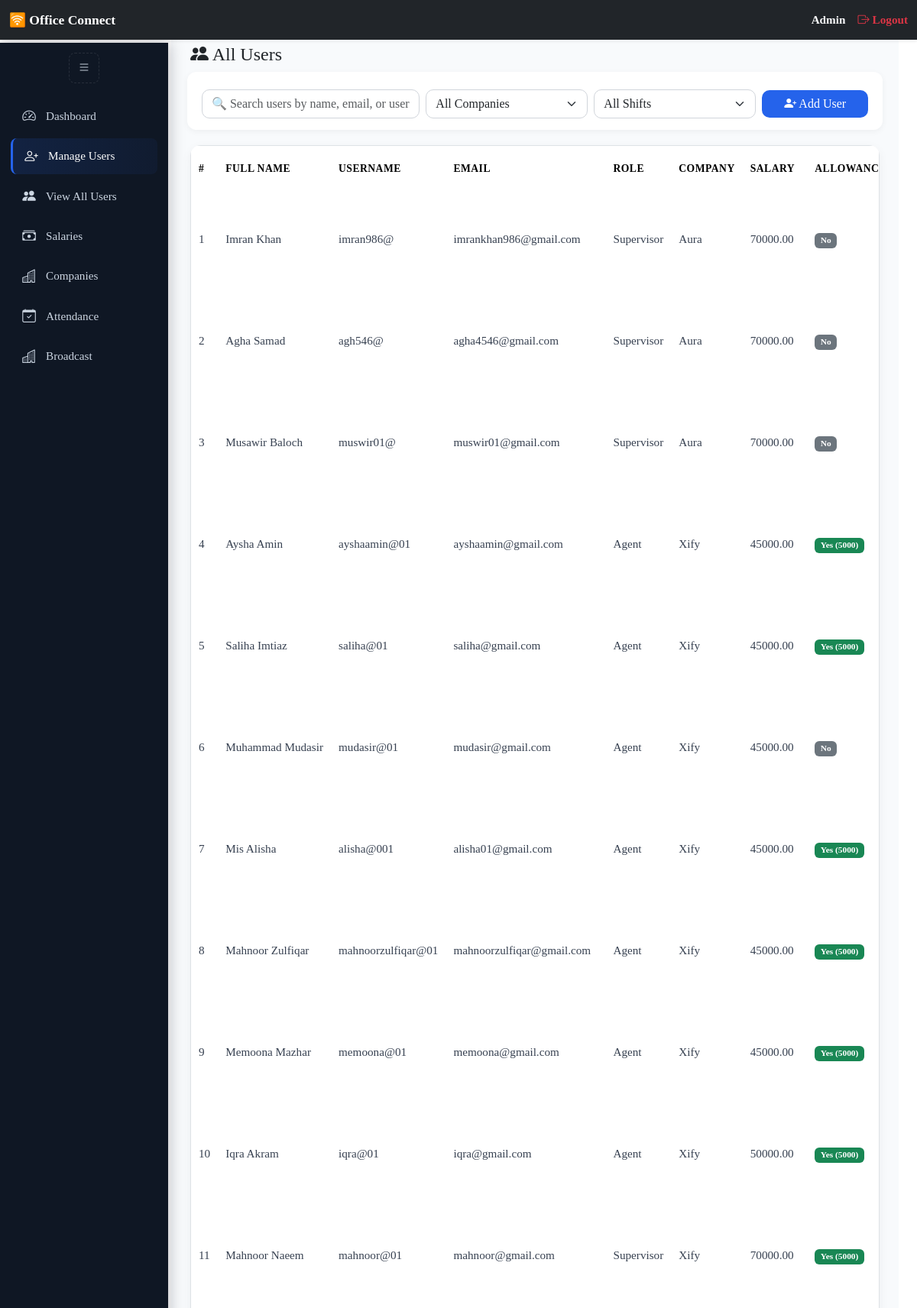
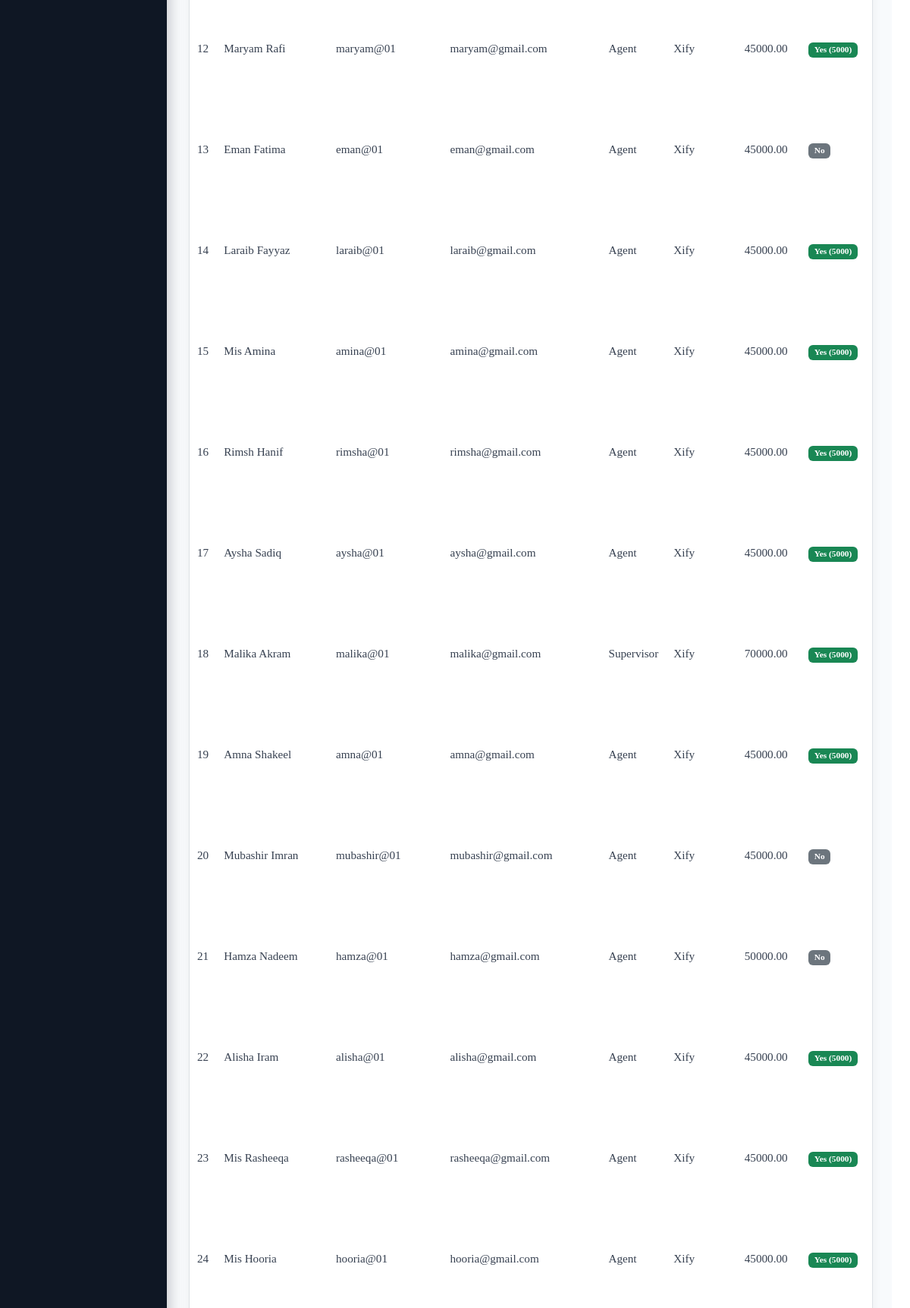
Page /admin/manage-users (signed in, upper part) on the committed database (2 pictures, top to bottom).
### app/models.py (models this page shows, shortened)
class User(db.Model, UserMixin):
    __tablename__ = 'users'
    id = db.Column(db.Integer, primary_key=True)
    first_name = db.Column(db.String(50), nullable=True)
    last_name = db.Column(db.String(50), nullable=True)
    username = db.Column(db.String(64), unique=True, nullable=False)
    email = db.Column(db.String(120), unique=True)
    password_hash = db.Column(db.String(128), nullable=False)
    shift = db.Column(db.String(20), nullable=True)
    role = db.Column(db.String(20), nullable=False, default='agent')
    cnic = db.Column(db.String(20), nullable=True)
    company_id = db.Column(db.Integer, db.ForeignKey('companies.id'))
    company = db.relationship('Company', back_populates='users')
    salary = db.Column(db.Float, nullable=True, default=0.0)
    is_active_db = db.Column(db.Boolean, default=True)
    created_at = db.Column(db.DateTime, default=datetime.utcnow)
    travel_allowance_eligible = db.Column(db.Boolean, default=False)
    travel_allowance_amount = db.Column(db.Integer, nullable=True)
    father_name = db.Column(db.String(100), nullable=True)
    current_address = db.Column(db.String(255), nullable=True)
    permanent_address = db.Column(db.String(255), nullable=True)
    contact_number = db.Column(db.String(20), nullable=True)
    emergency_contact = db.Column(db.String(20), nullable=True)
    whatsapp_number = db.Column(db.String(20), nullable=True)
    blood_group = db.Column(db.String(10), nullable=True)
    resume_path = db.Column(db.String(255), nullable=True)  # Path to uploaded CV
    profile_picture = db.Column(db.String(255), nullable=True)
    cnic_front = db.Column(db.String(255), nullable=True)
    cnic_back = db.Column(db.String(255), nullable=True)
    guardian_cnic_front = db.Column(db.String(255), nullable=True)
    guardian_cnic_back = db.Column(db.String(255), nullable=True)
    profile_locked = db.Column(db.Boolean, default=False)
    penalties = db.relationship('Penalty', backref='user', foreign_keys='Penalty.user_id', lazy=True)
    marked_penalties = db.relationship('Penalty', backref='marker', foreign_keys='Penalty.marked_by', lazy=True)
    clearances = db.relationship('Clearance', backref='user', foreign_keys='Clearance.user_id', lazy=True)
    marked_clearances = db.relationship('Clearance', backref='marker', foreign_keys='Clearance.marked_by', lazy=True)
    @property
    def is_active(self):
        if self.username.lower() == "admin":
            return True
        return self.is_active_db

class Company(db.Model):
    __tablename__ = 'companies'
    id = db.Column(db.Integer, primary_key=True)
    name = db.Column(db.String(150), unique=True, nullable=False)
    created_by = db.Column(db.String(100), nullable=False)
    created_at = db.Column(db.DateTime, default=datetime.utcnow)
    users = db.relationship('User', back_populates='company', lazy=True)

### app/routes/admin_routes.py (the view)
@admin_bp.route('/manage-users')
@login_required
def manage_users():
    if getattr(current_user, "role", None) != "admin":
        flash("Access denied: Admins only.", "danger")
        return redirect(url_for('auth.login'))
    users = User.query.options(joinedload(User.company)).order_by(User.id.desc()).all()
    companies = Company.query.order_by(Company.name.asc()).all()
    return render_template('admin/manage_users.html', users=users, companies=companies)

### app/routes/auth_routes.py (called while the page is built)
@login_manager.user_loader
def load_user(user_id):
    return User.query.get(int(user_id))

### app/templates/admin/manage_users.html (shortened to what this page needs)
{% extends "dashboard_base.html" %}
{% block dashboard_content %}
<link href="https://cdn.jsdelivr.net/npm/bootstrap@5.3.3/dist/css/bootstrap.min.css" rel="stylesheet">
    <div class="d-flex justify-content-between align-items-center mb-3">
        <h4 class="section-title mb-0"><i class="bi bi-people-fill"></i> All Users</h4>
    </div>
  <div class="filter-bar row g-2 align-items-center">
      <div class="col-12 col-md-4">
          <input type="text" id="userSearch" class="form-control" placeholder="🔍 Search users by name, email, or username">
      </div>
      <div class="col-6 col-md-3">
          <select id="companyFilter" class="form-select">
              <option value="">All Companies</option>
          </select>
      </div>
      <div class="col-6 col-md-3">
          <select id="shiftFilter" class="form-select">
              <option value="">All Shifts</option>
          </select>
      </div>
      <div class="col-12 col-md-2 text-md-end">
          <button class="btn btn-primary w-100" data-bs-toggle="modal" data-bs-target="#addUserModal">
              <i class="bi bi-person-plus-fill"></i> Add User
          </button>
      </div>
  </div>
  <div class="card">
      <div class="table-responsive">
          <table class="table align-middle">
              <thead>
                  <tr>
                      <th>#</th>
                      <th>Full Name</th>
                      <th>Username</th>
                      <th>Email</th>
                      <th>Role</th>
                      <th>Company</th>
                      <th>Salary</th>
                      <th>Allowance</th>
                  </tr>
              </thead>
              <tbody id="userTableBody">
                  {% for user in users %}
                  <tr data-company-id="{{ user.company.id if user.company else '' }}">
                      <td>{{ loop.index }}</td>
                      <td>{{ user.first_name }} {{ user.last_name }}</td>
                      <td>{{ user.username }}</td>
                      <td>{{ user.email }}</td>
                      <td>{{ user.role|capitalize }}</td>
                      <td>{{ user.company.name if user.company else '-' }}</td>
                      <td>
                          {% if user.salary is not none %}
                              {{ "%.2f"|format(user.salary) }}
                          {% else %}
                              -
                          {% endif %}
                      </td>
                      <td>
                          {% if user.travel_allowance_eligible %}
                              <span class="badge bg-success">Yes ({{ user.travel_allowance_amount or 0 }})</span>
                          {% else %}
                              <span class="badge bg-secondary">No</span>
                          {% endif %}
                      </td>
                  </tr>
                  {% else %}
                  <tr><td colspan="12" class="text-center py-3 text-muted">No users found.</td></tr>
                  {% endfor %}
              </tbody>
          </table>
      </div>
  </div>
{% endblock %}

### app/templates/partials/navbar.html (shortened to what this page needs)
<nav class="navbar navbar-dark bg-dark fixed-top shadow-sm py-2">
  <div class="container-fluid d-flex justify-content-between align-items-center">
    <div class="d-flex align-items-center">
      <a class="navbar-brand fw-semibold" href="/">🛜 Office Connect</a>
    </div>
    <div class="d-flex align-items-center flex-wrap text-end">
      <span class="text-light me-3 fw-semibold">{{ current_user.role|capitalize }}</span>
      <a class="nav-link text-danger fw-semibold d-flex align-items-center" href="{{ url_for('auth.logout') }}">
        <i class="bi bi-box-arrow-right"></i> Logout
      </a>
    </div>
  </div>
</nav>

### app/templates/base.html (style rules this page uses)
html, body { width: 100%; height: 100%; margin: 0; padding: 0; overflow-x: hidden; background-color: #f5f7fb; font-family: 'Times New Roman', Times, serif !important; color: #1f2937; line-height: 1.6; scroll-behavior: smooth; }
:root { --primary: #2563eb; --primary-dark: #1e3a8a; --accent: #16a34a; --card-bg: #ffffff; --muted: #64748b; --shadow-sm: 0 4px 10px rgba(0, 0, 0, 0.05); --shadow-md: 0 8px 20px rgba(0, 0, 0, 0.1); --bubble-hover: 0 8px 20px rgba(37, 99, 235, 0.12); }
.card { border: none; border-radius: 16px; background: var(--card-bg); box-shadow: var(--shadow-sm); transition: transform 0.3s ease, box-shadow 0.3s ease; overflow: hidden; max-width: 100%; }
.table { border-collapse: separate; border-spacing: 0 8px; width: 100%; table-layout: auto; }
.table thead { background: #f1f5f9; color: var(--primary-dark); text-transform: uppercase; font-size: 0.85rem; }
.table tbody tr { background: #fff; border-radius: 10px; transition: transform 0.25s ease, box-shadow 0.25s ease; }
.table th, .table td { vertical-align: middle; padding: 14px 12px; border: none; text-align: center; word-break: break-word; }
.btn { border-radius: 10px; font-family: 'Times New Roman', Times, serif; transition: all 0.25s ease; white-space: nowrap; }
.table-responsive { overflow-x: auto; }
.table td, .table th { white-space: nowrap; vertical-align: middle; }
body { padding-top: 56px; }

### app/templates/partials/navbar.html (style rules this page uses)
.navbar { font-family: 'Times New Roman', Times, serif; transition: all 0.3s ease; z-index: 1050; }
.navbar .navbar-brand { font-size: 1.1rem; white-space: nowrap; }
.navbar .text-light, .navbar .nav-link { font-size: 0.95rem; white-space: nowrap; }
.navbar .nav-link i { margin-right: 4px; }
body { padding-top: 8px; }
.navbar { z-index: 3000 !important; }

### app/templates/dashboard_base.html (style rules this page uses)
:root { --sidebar-bg: #0f1724; --sidebar-hover: #14243a; --accent: #2563eb; --muted: #cbd5e1; --header-h: 56px; --content-bg: #f8fafc; }
body { font-family: 'Times New Roman', Times, serif !important; margin: 0; overflow-x: hidden; }
.table th, .table td { text-align: left; vertical-align: middle; }
.table th { white-space: nowrap; }
.table-responsive { max-height: 72vh; overflow-y: auto; overflow-x: auto; border-radius: 8px; border: 1px solid #dee2e6; box-shadow: 0 2px 6px rgba(0,0,0,0.05); }
table { width: 100%; border-collapse: collapse; font-size: 0.95rem; text-align: left; background-color: #fff; }
thead th { position: sticky; top: 0; background-color: #212529; color: white; z-index: 10; font-weight: 600; text-transform: capitalize; white-space: nowrap; padding: 10px 12px; }
tbody td { padding: 80px 12px; border-bottom: 1px solid #dee2e6; vertical-align: middle; color: #333; }

### app/templates/admin/manage_users.html (style rules this page uses)
.filter-bar { background: #fff; border-radius: 12px; box-shadow: 0 2px 8px rgba(0,0,0,0.05); padding: 15px; margin-bottom: 20px; }
.filter-bar input, .filter-bar select { border-radius: 10px; border: 1px solid #d1d5db; box-shadow: none; }
.filter-bar .btn-primary { background-color: #2563eb; border: none; border-radius: 10px; transition: 0.3s; }
.card { border-radius: 14px; overflow: hidden; border: none; box-shadow: 0 4px 14px rgba(0, 0, 0, 0.05); }
.table { margin-bottom: 0; border-radius: 12px; }
.table thead { background: #2563eb; color: #ffffff; }
.table th { font-weight: 600; text-transform: uppercase; letter-spacing: 0.5px; padding: 12px 10px; }
.table td { vertical-align: middle; color: #374151; font-size: 0.95rem; padding: 12px 10px; }

### rows in the picture
User: role "Admin"
User: first_name "Imran", last_name "Khan", username "imran986@", email "imrankhan986@gmail.com", role "Supervisor", company "Aura", salary "70000.00", travel_allowance_eligible "No"
User: first_name "Agha", last_name "Samad", username "agh546@", email "agha4546@gmail.com", role "Supervisor", company "Aura", salary "70000.00", travel_allowance_eligible "No"
User: first_name "Musawir", last_name "Baloch", username "muswir01@", email "muswir01@gmail.com", role "Supervisor", company "Aura", salary "70000.00", travel_allowance_eligible "No"
User: first_name "Aysha", last_name "Amin", username "ayshaamin@01", email "ayshaamin@gmail.com", role "Agent", company "Xify", salary "45000.00", travel_allowance_amount "5000"
User: first_name "Saliha", last_name "Imtiaz", username "saliha@01", email "saliha@gmail.com", role "Agent", company "Xify", salary "45000.00", travel_allowance_amount "5000"
User: first_name "Muhammad", last_name "Mudasir", username "mudasir@01", email "mudasir@gmail.com", role "Agent", company "Xify", salary "45000.00", travel_allowance_eligible "No"
User: first_name "Mis", last_name "Alisha", username "alisha@001", email "alisha01@gmail.com", role "Agent", company "Xify", salary "45000.00", travel_allowance_amount "5000"
User: first_name "Mahnoor", last_name "Zulfiqar", username "mahnoorzulfiqar@01", email "mahnoorzulfiqar@gmail.com", role "Agent", company "Xify", salary "45000.00", travel_allowance_amount "5000"
User: first_name "Memoona", last_name "Mazhar", username "memoona@01", email "memoona@gmail.com", role "Agent", company "Xify", salary "45000.00", travel_allowance_amount "5000"
User: first_name "Iqra", last_name "Akram", username "iqra@01", email "iqra@gmail.com", role "Agent", company "Xify", salary "50000.00", travel_allowance_amount "5000"
User: first_name "Mahnoor", last_name "Naeem", username "mahnoor@01", email "mahnoor@gmail.com", role "Supervisor", company "Xify", salary "70000.00", travel_allowance_amount "5000"
User: first_name "Maryam", last_name "Rafi", username "maryam@01", email "maryam@gmail.com", role "Agent", company "Xify", salary "45000.00", travel_allowance_amount "5000"
User: first_name "Eman", last_name "Fatima", username "eman@01", email "eman@gmail.com", role "Agent", company "Xify", salary "45000.00", travel_allowance_eligible "No"
User: first_name "Laraib", last_name "Fayyaz", username "laraib@01", email "laraib@gmail.com", role "Agent", company "Xify", salary "45000.00", travel_allowance_amount "5000"
User: first_name "Mis", last_name "Amina", username "amina@01", email "amina@gmail.com", role "Agent", company "Xify", salary "45000.00", travel_allowance_amount "5000"
User: first_name "Rimsh", last_name "Hanif", username "rimsha@01", email "rimsha@gmail.com", role "Agent", company "Xify", salary "45000.00", travel_allowance_amount "5000"
User: first_name "Aysha", last_name "Sadiq", username "aysha@01", email "aysha@gmail.com", role "Agent", company "Xify", salary "45000.00", travel_allowance_amount "5000"
User: first_name "Malika", last_name "Akram", username "malika@01", email "malika@gmail.com", role "Supervisor", company "Xify", salary "70000.00", travel_allowance_amount "5000"
User: first_name "Amna", last_name "Shakeel", username "amna@01", email "amna@gmail.com", role "Agent", company "Xify", salary "45000.00", travel_allowance_amount "5000"
User: first_name "Mubashir", last_name "Imran", username "mubashir@01", email "mubashir@gmail.com", role "Agent", company "Xify", salary "45000.00", travel_allowance_eligible "No"
User: first_name "Hamza", last_name "Nadeem", username "hamza@01", email "hamza@gmail.com", role "Agent", company "Xify", salary "50000.00", travel_allowance_eligible "No"
User: first_name "Alisha", last_name "Iram", username "alisha@01", email "alisha@gmail.com", role "Agent", company "Xify", salary "45000.00", travel_allowance_amount "5000"
User: first_name "Mis", last_name "Rasheeqa", username "rasheeqa@01", email "rasheeqa@gmail.com", role "Agent", company "Xify", salary "45000.00", travel_allowance_amount "5000"
User: first_name "Mis", last_name "Hooria", username "hooria@01", email "hooria@gmail.com", role "Agent", company "Xify", salary "45000.00", travel_allowance_amount "5000"
